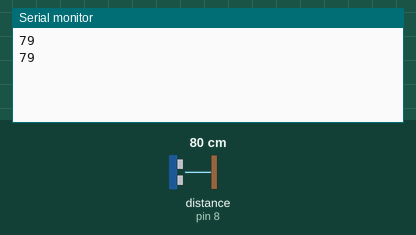
A sketch run on a simulated Arduino Uno, built with avr-gcc and run on an emulated ATmega328P. On the bench: the last lines printed to the serial monitor. The inputs (shaded band) are chosen by the test bench; at power-on: distance to the obstacle (sensor on pin 8) 80 cm. The echo pulse lasts 58.3 µs per cm.

Above: at 2.8 s.
2.9 s: distance to the obstacle (sensor on pin 8) set to 2 cm
At 5.1 s:
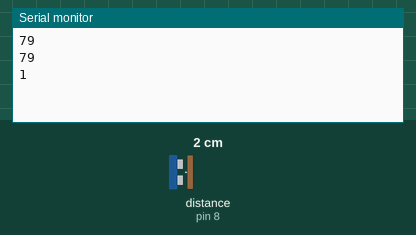
5.6 s: distance to the obstacle (sensor on pin 8) set to 4 cm
At 6.7 s:
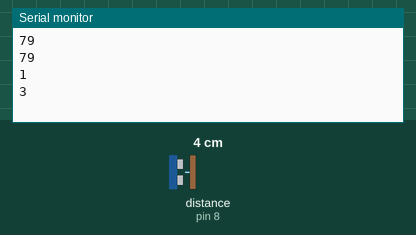
Timing chart, 0 to 8.6 s (numbered marks = the images above; inputs shaded):
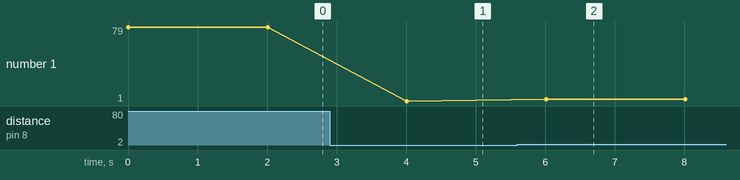

Measured:
- after the input at 2.9 s, the serial monitor: prints a new line after 1.1 s (image 1)
- after the input at 5.6 s, the serial monitor: prints a new line after 0.41 s (image 2)
- plotted number 1: 79 → 1 after the input at 2.9 s, 1 → 3 after the input at 5.6 s

The sketch:

B_exam2.ino
```cpp
int dat(int t,int e){
  int duration;
  pinMode(t,OUTPUT);
    pinMode(e,INPUT);
    digitalWrite(t,LOW);
  delayMicroseconds(2);
  digitalWrite(t,HIGH);
  delayMicroseconds(20);
  digitalWrite(t,LOW);
  duration=pulseIn(e,HIGH);
  duration=duration/59;
  return duration;
}
void setup() {
  Serial.begin(9600);

}

void loop() {
  Serial.println(dat(7,8));
  delay(2000);
}
```
